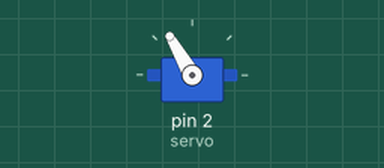
This sketch was run on a simulated Arduino Uno, built with avr-gcc and run on an emulated ATmega328P. Parts: servo.

Above: at 1.1 s.
At 10.1 s:
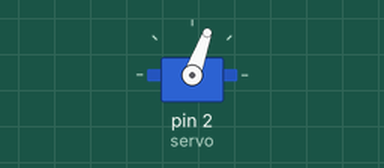
At 19.1 s:
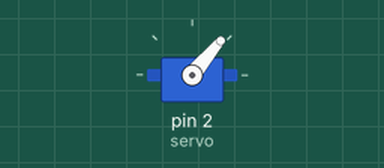
At 37.1 s:
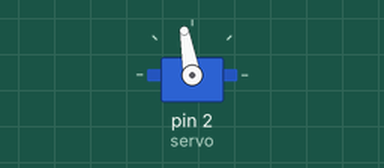
Timing chart, 0 to 40.0 s (numbered marks = the images above):
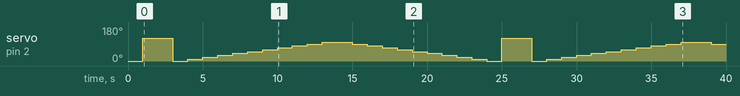

The sketch:

servo.ino
```cpp
#include<Servo.h>

Servo  servo;
int i;

void setup() {
  servo.attach(2); //D4
  servo.write(0); // set to 0 degree
  delay(1000);
}

void loop() {
  servo.write(120);
  delay(2000);
  for(i=0;i<=10;i++)
  {
    servo.write(i*10);
    delay(1000);
  }
  for(i=10;i>=0;i--)
  {
    servo.write(i*10);
    delay(1000);
  }

}
```

Measured:
- by itself, servo on pin 2 (servo): 0° → 120° at 1.0 s, → 0° 2.0 s later, → 10° 1.0 s later, → 20° 1.0 s later, … (35 changes in this stretch)
